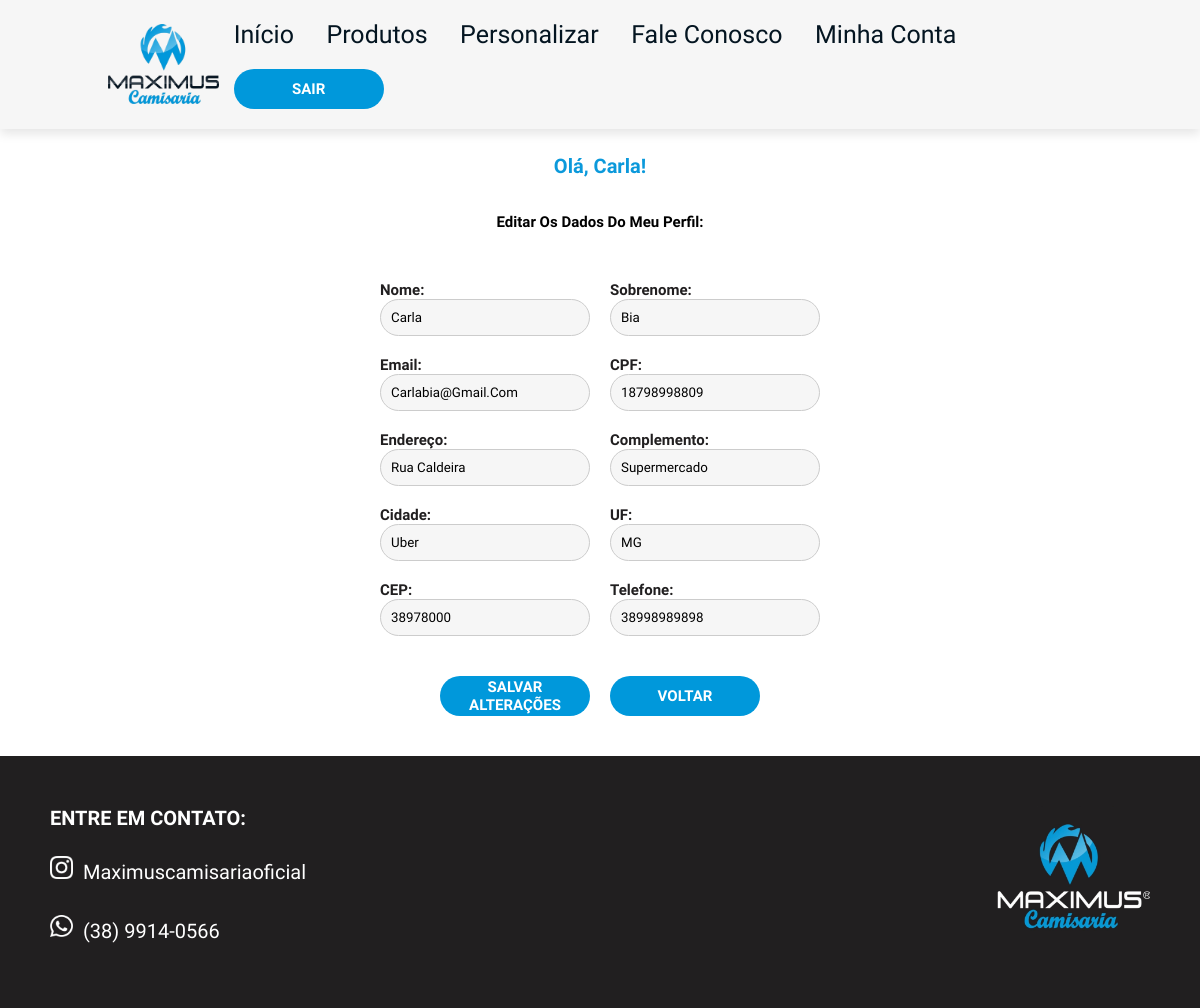
The app's page /editar_usuario/1 (signed in) with its own data.
### loja/models.py (models this page shows)
class Usuario(database.Model, UserMixin):
    id = database.Column(database.Integer, primary_key=True)
    username = database.Column(database.String, nullable=False)
    userlastname = database.Column(database.String, nullable=False)
    email = database.Column(database.String, nullable=False, unique=True)
    senha = database.Column(database.String, nullable=False)
    cpf = database.Column(database.String(11), nullable=False, unique=True)
    endereco = database.Column(database.String, nullable=False)
    complemento = database.Column(database.String, nullable=False)
    cidade = database.Column(database.String, nullable=False)
    uf = database.Column(database.String(2), nullable=False)
    cep = database.Column(database.String(8), nullable=False)
    telefone = database.Column(database.String, nullable=False)
    foto_perfil = database.Column(database.String, default="default_profile.png")

### loja/routes.py (the view)
@app.route("/editar_usuario/<int:id_usuario>", methods=["GET", "POST"])
@login_required
def editar_usuario(id_usuario):
    usuario = Usuario.query.get_or_404(id_usuario)
    if usuario != current_user:
        abort(403)  # Proibir acesso se o usuário não for o atual
    form = FormAtualizarConta()
    if form.validate_on_submit():
        current_user.username = form.username.data
        current_user.userlastname = form.userlastname.data
        current_user.email = form.email.data
        current_user.cpf = form.cpf.data
        current_user.endereco = form.endereco.data
        current_user.complemento = form.complemento.data
        current_user.cidade = form.cidade.data
        current_user.uf = form.uf.data
        current_user.cep = form.cep.data
        current_user.telefone = form.telefone.data
        database.session.commit()
        flash("Conta atualizada com sucesso.", "success")
        return redirect(url_for("visualizarDados"))
    elif request.method == 'GET':
        form.username.data = current_user.username
        form.userlastname.data = current_user.userlastname
        form.email.data = current_user.email
        form.cpf.data = current_user.cpf
        form.endereco.data = current_user.endereco
        form.complemento.data = current_user.complemento
        form.cidade.data = current_user.cidade
        form.uf.data = current_user.uf
        form.cep.data = current_user.cep
        form.telefone.data = current_user.telefone
    return render_template('editar_usuario.html', form=form)

### loja/forms.py
class FormAtualizarConta(FlaskForm):
    username = StringField('Nome', validators=[DataRequired()])
    userlastname = StringField('Sobrenome', validators=[DataRequired()])
    email = StringField('Email', validators=[DataRequired(), Email()])
    cpf = StringField('CPF', validators=[DataRequired()])
    endereco = StringField('Endereço', validators=[DataRequired()])
    complemento = StringField('Complemento')
    cidade = StringField('Cidade', validators=[DataRequired()])
    uf = StringField('UF', validators=[DataRequired()])
    cep = StringField('CEP', validators=[DataRequired()])
    telefone = StringField('Telefone', validators=[DataRequired()])
    submit = SubmitField('Salvar Alterações')

### loja/models.py (called while the page is built)
@login_manager.user_loader
def load_usuario(id_usuario):
    return Usuario.query.get(int(id_usuario))

### loja/templates/editar_usuario.html (shortened to what this page needs)
{% extends "perfil.html" %}
{% block style %}
<link rel="stylesheet" href="{{ url_for('static', filename='css/homepage.css') }}">
{% endblock %}
{% block main1 %}
    <div class="Subtitulo-base">
        <h1 class="subtitulo">Olá, {{ current_user.username }}!</h1>
        <h1 class="texto">Editar os dados do meu perfil:</h1>
    </div>
{% endblock %}
{% block main2 %}
<div class="editar-usuario-container">
    <form method="POST" action="{{ url_for('editar_usuario', id_usuario=current_user.id) }}">
        <div class="form-group">
            <label for="username">Nome:</label>
            {{ form.username(class="form-control") }}
        </div>
        <div class="form-group">
            <label for="userlastname">Sobrenome:</label>
            {{ form.userlastname(class="form-control") }}
        </div>
        <div class="form-group">
            <label for="email">Email:</label>
            {{ form.email(class="form-control") }}
        </div>
        <div class="form-group">
            <label for="cpf">CPF:</label>
            {{ form.cpf(class="form-control") }}
        </div>
        <div class="form-group">
            <label for="endereco">Endereço:</label>
            {{ form.endereco(class="form-control") }}
        </div>
        <div class="form-group">
            <label for="complemento">Complemento:</label>
            {{ form.complemento(class="form-control") }}
        </div>
        <div class="form-group">
            <label for="cidade">Cidade:</label>
            {{ form.cidade(class="form-control") }}
        </div>
        <div class="form-group">
            <label for="uf">UF:</label>
            {{ form.uf(class="form-control") }}
        </div>
        <div class="form-group">
            <label for="cep">CEP:</label>
            {{ form.cep(class="form-control") }}
        </div>
        <div class="form-group">
            <label for="telefone">Telefone:</label>
            {{ form.telefone(class="form-control") }}
        </div>
        <button type="submit" class="botao1"><strong>SALVAR ALTERAÇÕES</strong></button>
        <a href="{{ url_for('visualizarDados') }}"><button class="botao1" type="button"><strong>VOLTAR</strong></button></a>
    </form>
</div>
{% endblock %}

### loja/static/css/homepage.css (style rules this page uses)
:root { --azulclaro: #0098db; --azulescuro: #041521; --branco: #f6f6f6; --azulbotao: #00008B; --logoescura: #211f20; }
* { margin: 0; padding: 0; box-sizing: border-box; font-family: "Quicksand", sans-serif; outline: none; border: none; text-transform: capitalize; transition: .2s linear; }
html { font-size: 62.5%; scroll-behavior: smooth; scroll-padding-top: 6rem; overflow-x: hidden; }
.botao1 { background-color:var(--azulclaro) ; width: 15rem; height: 4rem; border: none; font-family: 'Quicksand', sans-serif; font-size: 15px; color: white; border-radius: 20px; margin-top: 2rem; font-weight: bold; }
.subtitulo { padding: 5px; font-family: "Quicksand", sans-serif; color:#0b99db; display: flex; justify-content: center; height: 70; margin-top: 2rem; margin-bottom: 2rem; }
.texto { text-align: center; margin-top: 10px; margin-bottom: 10px; font-size: 15px }
.editar-usuario-container { display: flex; justify-content: center; align-items: center; padding: 20px; }
.editar-usuario-container form { background-color: #ffffff; border-radius: 5px; display: flex; flex-wrap: wrap; gap: 20px; justify-content: center; max-width: 500px; margin: 0 auto; padding: 20px; }
.editar-usuario-container label { font-weight: bold; color: #211f20; width: calc(50% - 20px); }
.editar-usuario-container .form-group { display: flex; flex-direction: column; align-items: flex-start; color: #211f20; width: calc(50% - 20px); font-size: 15px; }
.editar-usuario-container .form-control { background-color: #f6f6f6; width: 100%; padding: 10px; border-radius: 20px; border: 1px solid #ccc; }
.botao1 { background-color:var(--azulclaro) ; width: 15rem; height: 4rem; border: none; font-family: 'Quicksand', sans-serif; font-size: 15px; color: white; border-radius: 20px; margin-top: 2rem; }
.Subtitulo-base { display: flex; flex-direction: column; }

### records on screen
Usuario: username "Carla", userlastname "bia", email "carlabia@gmail.com", cpf "18798998809", endereco "rua Caldeira", complemento "supermercado", cidade "Uber", uf "MG", cep "38978000", telefone "38998989898"
